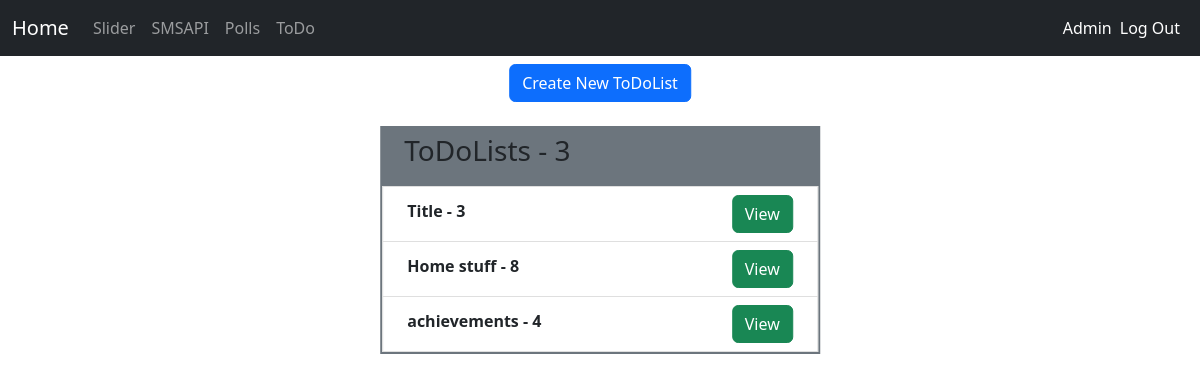
The app's page /todo (signed in), older data.
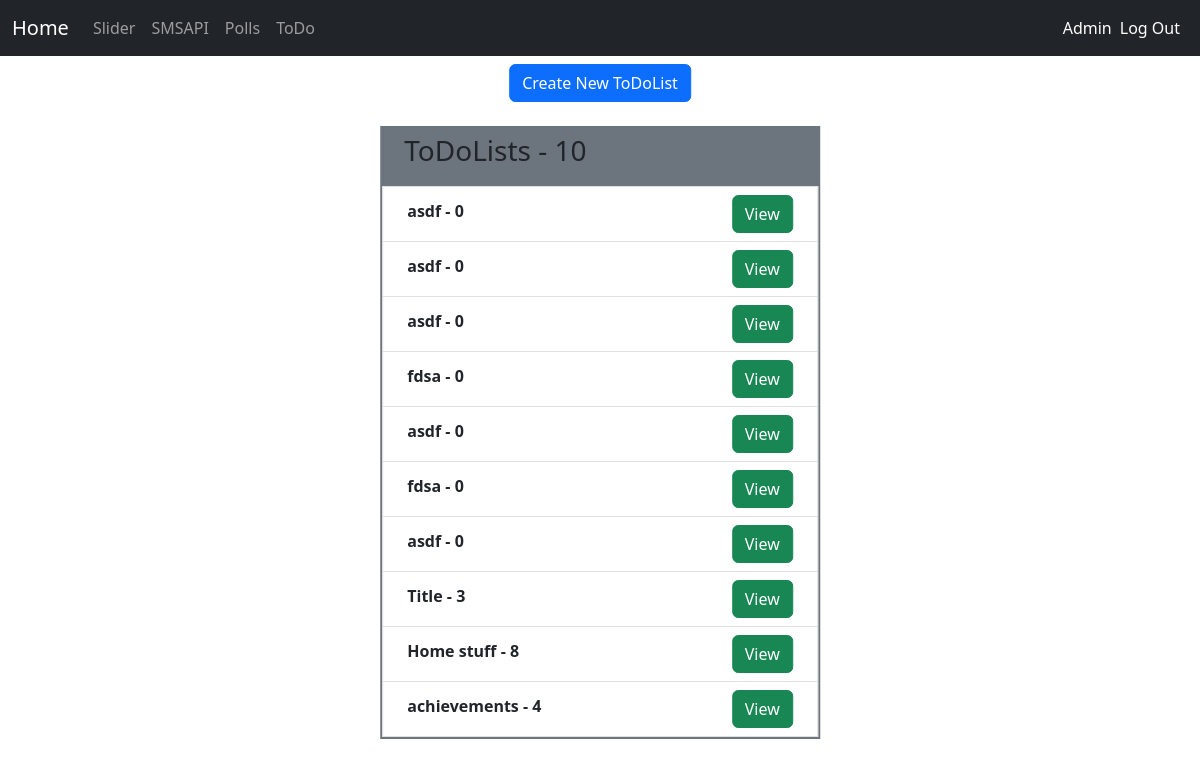
The same page, newer data.
### website/models.py (models this page shows, shortened)
class ToDoList(models.Model):
    user = models.ForeignKey(User, on_delete=models.CASCADE)
    title = models.CharField(max_length=100)

### website/views.py (the view)
# urls.py: path('todo', views.todo, name="todo"),
def todo(request):
    if request.user.is_authenticated:
        todoList = ToDoList.objects.filter(user=request.user)
        context = {
            "todoLists": todoList,
        }
        return render(request, 'todo.html', context)
    else:
        return render(request, 'todo.html')

### templates/todo.html (shortened to what this page needs)
{% extends 'base.html' %}
{% block main %}
<div id="kontener-todo" class="position-absolute start-50 translate-middle d-flex align-items-center flex-column gap-4">
    {% if user.is_authenticated %}
    <a type="button" class="btn btn-primary" href="/todo/createtodo">Create New ToDoList</a>
    <div class="row" style="width: 180%;">
        <div class="panel panel-default">
            <div class="panel-heading  bg-secondary p-2 px-4">
                <h3 class="panel-title">ToDoLists - {{todoLists.count}}</h3>
            </div>
            <ul class="list-group rounded-0 border border-2 border-secondary">
                {% for todoList in todoLists reversed%}
                <li class="list-group-item px-4">
                    <div class="float-start d-flex py-1">
                    <strong>{{todoList.title}} - {{todoList.todolist.count}}</strong>&nbsp;&nbsp;
                    </div>
                    <div class="tasks-items-wrapper d-flex justify-content-end">
                        <a href="/todo/todolist/{{todoList.id}}" class="btn btn-success btn-xs">View</a>
                    </div>
                </li>
                {% endfor %}
            </ul>
        </div>
    </div>
    {% else %}
    <h2>You have to be logged in to create to-do lists</h2>
    <h3>Log In <a href="/login/" style="text-decoration: none;">Here</a>.</h3>
    {% endif %}
</div>
{% endblock %}

Row changes from the older to the newer data that the page shows:
added ToDoList: title "asdf", todolist.count "0"
added ToDoList: title "asdf", todolist.count "0"
added ToDoList: title "asdf", todolist.count "0"
added ToDoList: title "fdsa", todolist.count "0"
added ToDoList: title "asdf", todolist.count "0"
added ToDoList: title "fdsa", todolist.count "0"
added ToDoList: title "asdf", todolist.count "0"
Text that changed along with them:
{{ todoLists.count }}: "3" → "10"
